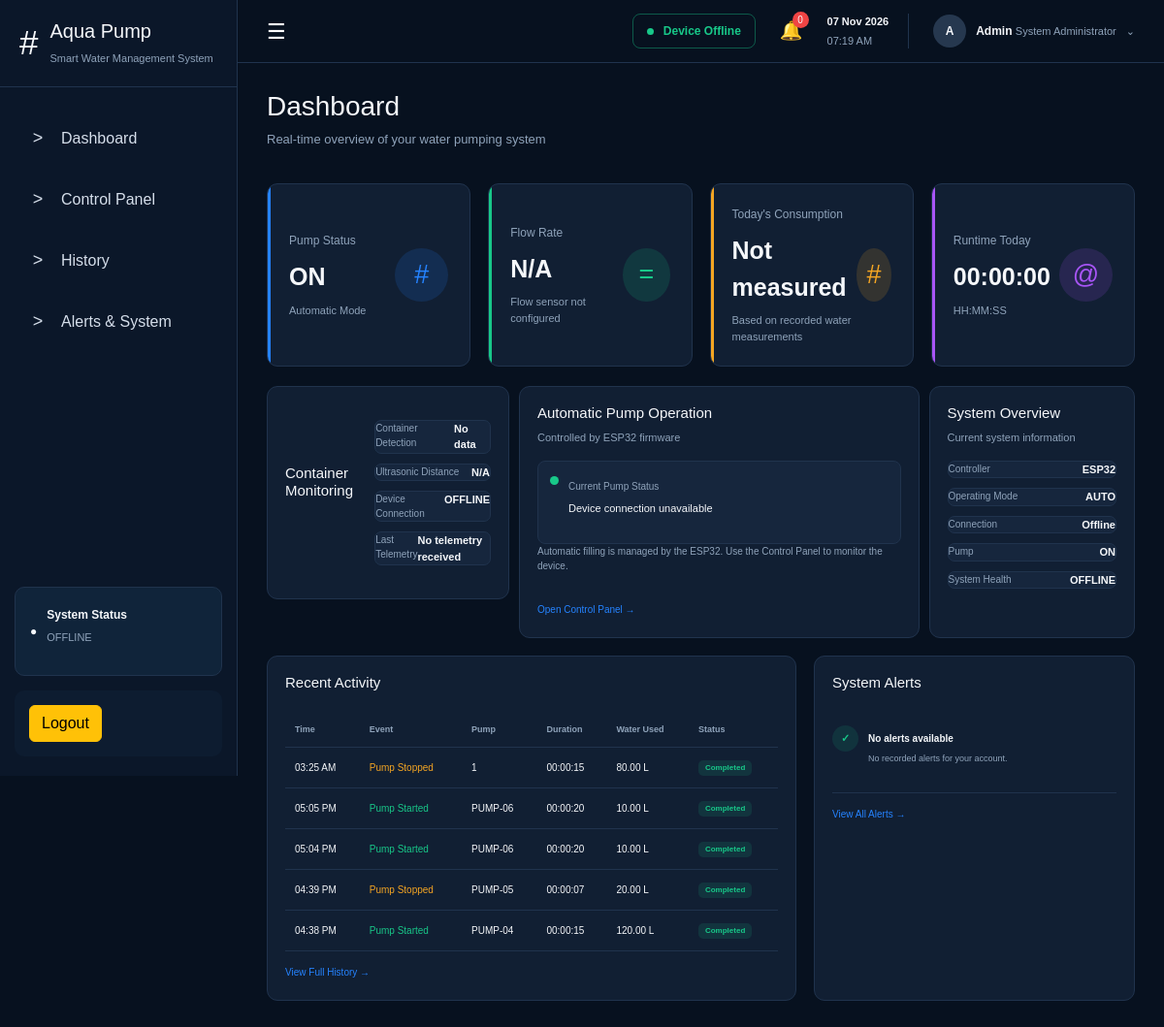
Page /frontend/index.php (signed in) on the earlier database version.
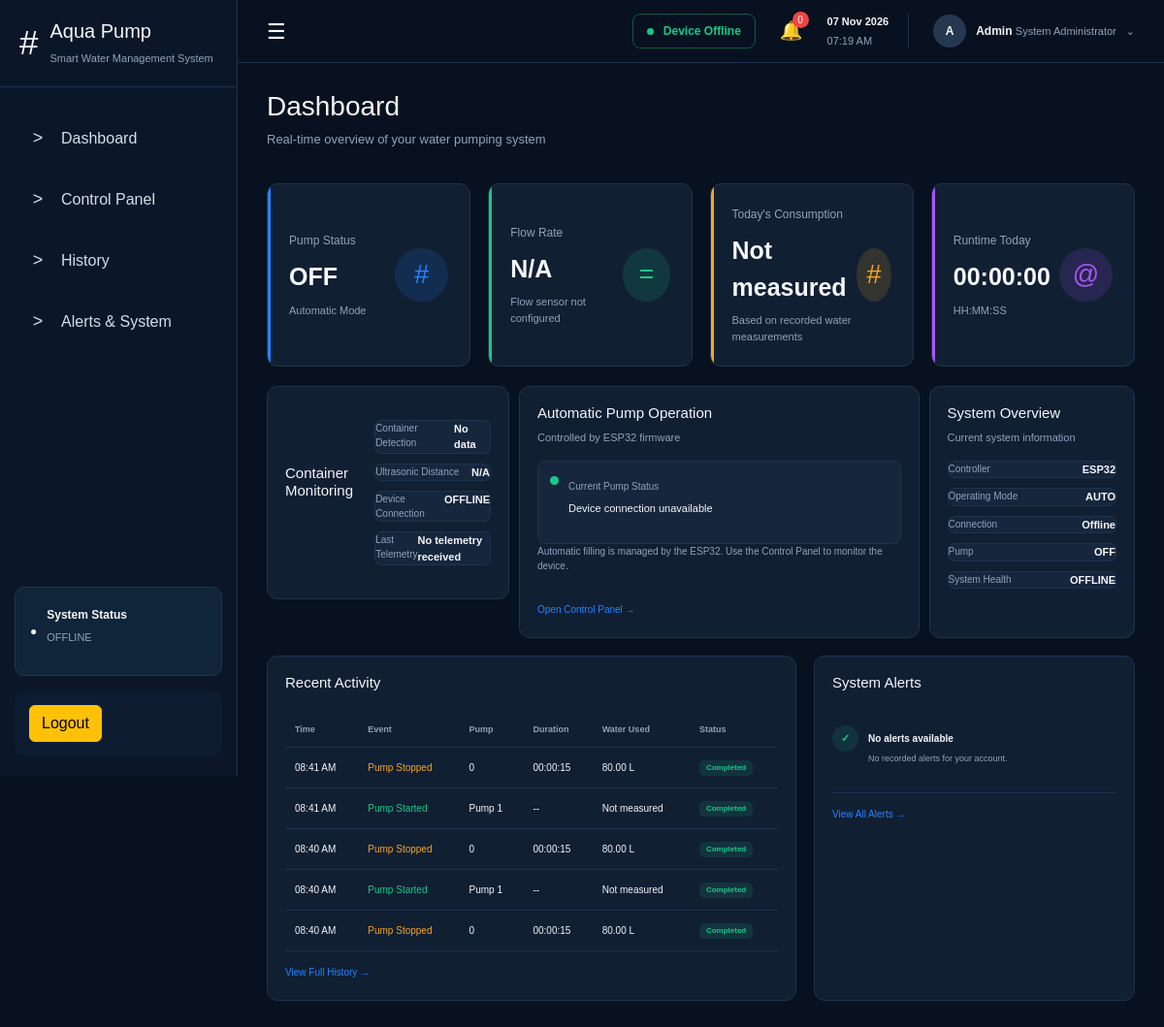
Same page on the later database version.
### tables this page shows
CREATE TABLE `pumps` (
  `pump_id` int(11) NOT NULL,
  `pump_name` varchar(50) NOT NULL,
  `status` varchar(50) NOT NULL DEFAULT 'STOPPED',
  `created_at` timestamp NOT NULL DEFAULT current_timestamp()
);

CREATE TABLE `history` (
  `history_id` int(11) NOT NULL,
  `user_id` int(11) NOT NULL,
  `pump_id` varchar(100) NOT NULL,
  `event` varchar(100) NOT NULL,
  `duration` int(11) DEFAULT NULL,
  `water_used` decimal(10,2) DEFAULT NULL,
  `status` varchar(50) NOT NULL DEFAULT 'Completed',
  `created_at` timestamp NOT NULL DEFAULT current_timestamp()
);

### frontend/index.php (the view, shortened to what the changed rows need)
<?php
require_once "../backend/config/config.php";
$user_id = (int) $_SESSION["user_id"];
$pump_id = 1;
function formatRuntime($seconds)
{
    $seconds = max(0, (int) $seconds);
    $hours = floor($seconds / 3600);
    $minutes = floor(($seconds % 3600) / 60);
    $remaining = $seconds % 60;
    return sprintf(
        "%02d:%02d:%02d",
        $hours,
        $minutes,
        $remaining
    );
}
$sql = "SELECT pump_name, status, pump_started_at
        FROM pumps
        WHERE pump_id = ?
        LIMIT 1";
$stmt = mysqli_prepare($connect, $sql);
mysqli_stmt_bind_param($stmt, "i", $pump_id);
mysqli_stmt_execute($stmt);
$pump = mysqli_fetch_assoc(mysqli_stmt_get_result($stmt));
$pump_status = $pump["status"] ?? "UNKNOWN";
$pump_display = ($pump_status === "RUNNING")
    ? "ON"
    : (($pump_status === "STOPPED") ? "OFF" : "UNKNOWN");
$pump_mode = "Automatic Mode";
$sql = "SELECT event, pump_id, duration, water_used, status, created_at
        FROM history
        WHERE user_id = ?
        ORDER BY created_at DESC
        LIMIT 5";
$stmt = mysqli_prepare($connect, $sql);
mysqli_stmt_bind_param($stmt, "i", $user_id);
mysqli_stmt_execute($stmt);
$result_activity = mysqli_stmt_get_result($stmt);
?>
<!DOCTYPE html>
<html lang="en">
<head>
    <link rel="stylesheet" href="https://cdn.jsdelivr.net/npm/bootstrap@5.3.8/dist/css/bootstrap.min.css">
    <link rel="stylesheet" href="css/style.css">
</head>
<body>
    <aside class="sidebar">
        <div class="brand">
            <div>
                <h2>Aqua Pump</h2>
            </div>
        </div>
    </aside>
    <main class="main-content">
        <section class="page-header">
            <div>
                <h1>Dashboard</h1>
            </div>
        </section>
        <section class="statistics-grid">
            <div class="stat-card pump-card">
                <div class="stat-info">
                    <span class="stat-label">Pump Status</span>
                    <strong id="pumpStatus">
                        <?php echo htmlspecialchars($pump_display); ?>
                    </strong>
                    <small id="pumpMode">
                        <?php echo htmlspecialchars($pump_mode); ?>
                    </small>
                </div>
            </div>
        </section>
        <section class="monitoring-grid">
            <div class="panel water-level-panel">
                <div class="panel-header">
                    <h2>Container Monitoring</h2>
                </div>
            </div>
            <div class="panel control-panel">
                <div class="panel-header">
                    <div>
                        <h2>Automatic Pump Operation</h2>
                    </div>
                </div>
            </div>
            <div class="panel overview-panel">
                <div class="panel-header">
                    <div>
                        <h2>System Overview</h2>
                    </div>
                </div>
                <div class="overview-list">
                    <div class="overview-row">
                        <span>Pump</span>
                        <strong>
                            <?php echo htmlspecialchars($pump_display); ?>
                        </strong>
                    </div>
                </div>
            </div>
        </section>
        <section class="bottom-grid">
            <div class="panel activity-panel">
                <div class="panel-header">
                    <h2>Recent Activity</h2>
                </div>
                <div class="table-wrapper">
                    <table>
                        <thead>
                            <tr>
                                <th>Time</th>
                                <th>Event</th>
                                <th>Pump</th>
                                <th>Duration</th>
                                <th>Water Used</th>
                                <th>Status</th>
                            </tr>
                        </thead>
                        <tbody id="activityTable">
                            <?php if (mysqli_num_rows($result_activity) > 0): ?>
                                    <?php while ($activity = mysqli_fetch_assoc($result_activity)): ?>
                                            <?php
                                            $event_class = (
                                                $activity["event"] === "Pump Started"
                                            ) ? "event-start" : "event-stop";
                                            $activity_duration = (
                                                $activity["duration"] !== null
                                            ) ? formatRuntime($activity["duration"]) : "--";
                                            $activity_water = (
                                                $activity["water_used"] !== null
                                            ) ? number_format((float) $activity["water_used"], 2) . " L" : "Not measured";
                                            ?>
                                            <tr>
                                                <td>
                                                    <?php echo date("h:i A", strtotime($activity["created_at"])); ?>
                                                </td>
                                                <td class="<?php echo htmlspecialchars($event_class); ?>">
                                                    <?php echo htmlspecialchars($activity["event"]); ?>
                                                </td>
                                                <td>
                                                    <?php echo htmlspecialchars($activity["pump_id"]); ?>
                                                </td>
                                                <td>
                                                    <?php echo htmlspecialchars($activity_duration); ?>
                                                </td>
                                                <td>
                                                    <?php echo htmlspecialchars($activity_water); ?>
                                                </td>
                                                <td>
                                                    <span class="badge success">
                                                        <?php echo htmlspecialchars($activity["status"]); ?>
                                                    </span>
                                                </td>
                                            </tr>
                                    <?php endwhile; ?>
                            <?php else: ?>
                                    <tr>
                                        <td colspan="6">No activity recorded yet.</td>
                                    </tr>
                            <?php endif; ?>
                        </tbody>
                    </table>
                </div>
            </div>
            <div class="panel alerts-panel">
                <div class="panel-header">
                    <h2>System Alerts</h2>
                </div>
            </div>
        </section>
    </main>
</body>
</html>

Differences in the rows shown:
no longer on this page (row unchanged): history: created_at "03:25 AM", event "Pump Stopped", pump "1", duration "00:00:15", water_used "80.00 L", status "Completed"
no longer on this page (row unchanged): history: created_at "05:05 PM", event "Pump Started", pump "PUMP-06", duration "00:00:20", water_used "10.00 L", status "Completed"
no longer on this page (row unchanged): history: created_at "05:04 PM", event "Pump Started", pump "PUMP-06", duration "00:00:20", water_used "10.00 L", status "Completed"
no longer on this page (row unchanged): history: created_at "04:39 PM", event "Pump Stopped", pump "PUMP-05", duration "00:00:07", water_used "20.00 L", status "Completed"
no longer on this page (row unchanged): history: created_at "04:38 PM", event "Pump Started", pump "PUMP-04", duration "00:00:15", water_used "120.00 L", status "Completed"
changed pumps: status "ON" → "OFF"
added history: created_at "08:41 AM", event "Pump Stopped", pump "0", duration "00:00:15", water_used "80.00 L", status "Completed"
added history: created_at "08:41 AM", event "Pump Started", pump "Pump 1", duration "--", water_used "Not measured", status "Completed"
added history: created_at "08:40 AM", event "Pump Stopped", pump "0", duration "00:00:15", water_used "80.00 L", status "Completed"
added history: created_at "08:40 AM", event "Pump Started", pump "Pump 1", duration "--", water_used "Not measured", status "Completed"
added history: created_at "08:40 AM", event "Pump Stopped", pump "0", duration "00:00:15", water_used "80.00 L", status "Completed"
